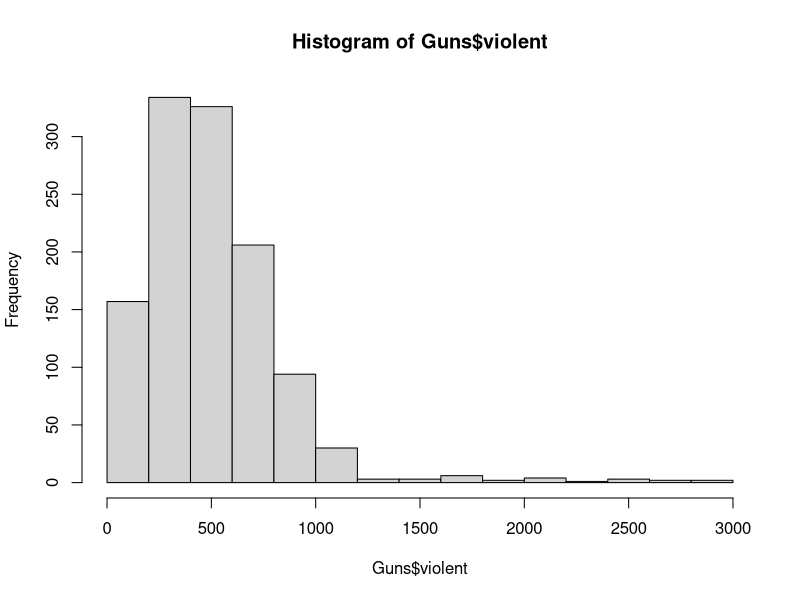
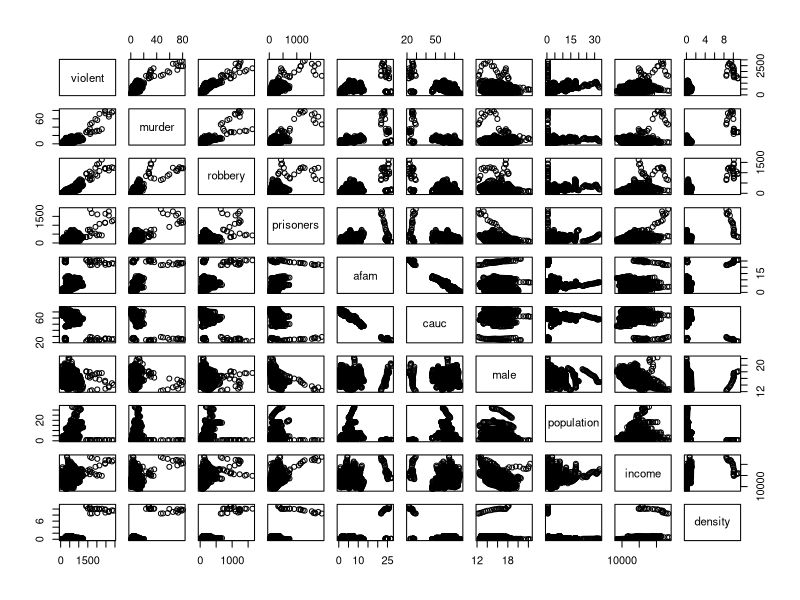
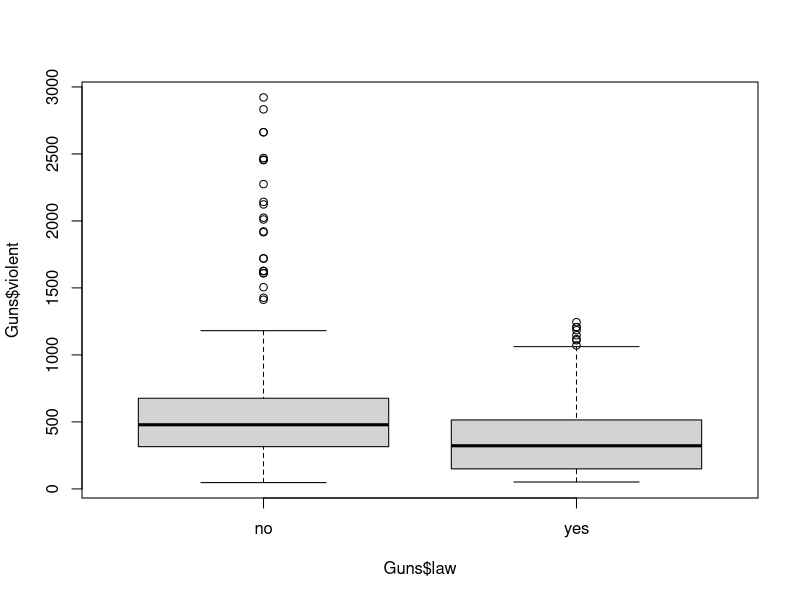
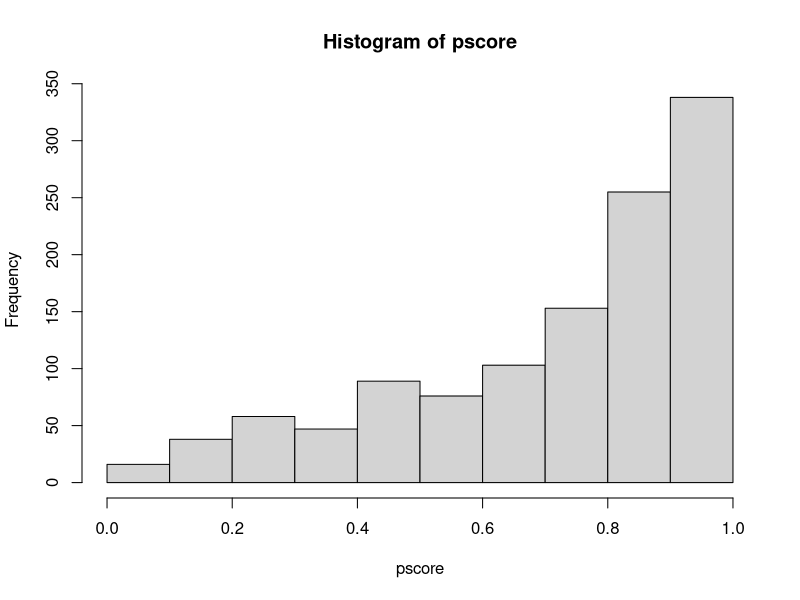

The R script that drew these images, in order:
## ---- chunk 1
library(lmerTest)
library(MASS)
library(AER)
data(Guns)
## ---- chunk 2
#distribution of response
hist(Guns$violent) #TODO, ADD AXIS

## ---- chunk 3
#quick inverse weight propensity scores for law
sapply(Guns, class)

cor(Filter(is.numeric,Guns))

pairs(Filter(is.numeric,Guns)) #correlations


boxplot(Guns$violent~Guns$law) #TODO, add axis, legend, titles etc
## ---- chunk 4
#before weights
mod2.2 = lmer((violent)~law+male+robbery+prisoners+afam+cauc+(1|state)+(1|year), data=Guns) 


#wip balance analysis
bal1= lm(violent~law, Guns)
summary(bal1)


bal1= lm(prisoners~law, Guns)
summary(bal1)

bal1= lm(afam~law, Guns)
summary(bal1)

bal1= lm(cauc~law, Guns)
summary(bal1)


bal1= lm(robbery~law, Guns)
summary(bal1)

bal1= lm(murder~law, Guns)
summary(bal1)

bal1= lm(male~law, Guns)
summary(bal1)

#obtain weights using logistic regression and inverse weighted propensity scores
mod_log = glm(law~male+robbery+prisoners+afam+cauc,family=binomial, Guns)
summary(mod_log)

prob= mod_log$fitted

pscore = ifelse(Guns$law=='yes', prob, 1-prob)
weight=1/pscore
hist(pscore) #distribution right skewed, not terrible extremes, consider trimming [0.01,0.99]
summary(pscore)


#balancing after weights are applied
bal1= lm(violent~law, Guns, weights=weight)
summary(bal1)


bal1= lm(prisoners~law, Guns, weights=weight)
summary(bal1)

bal1= lm(afam~law, Guns, weights=weight)
summary(bal1)

bal1= lm(cauc~law, Guns, weights=weight)
summary(bal1)


bal1= lm(robbery~law, Guns, weights=weight)
summary(bal1)

bal1= lm(murder~law, Guns, weights=weight)
summary(bal1)

bal1= lm(male~law, Guns, weights=weight)
summary(bal1)



mod2 = lmer((violent)~law+male+robbery+prisoners+afam+cauc+(1|state)+(1|year), data=Guns, weights=weight)
summary(mod2.2)
summary(mod2) #with reduced selection bias it appears the law is not contributing as much effect, that is, confounders played a significant role. 
